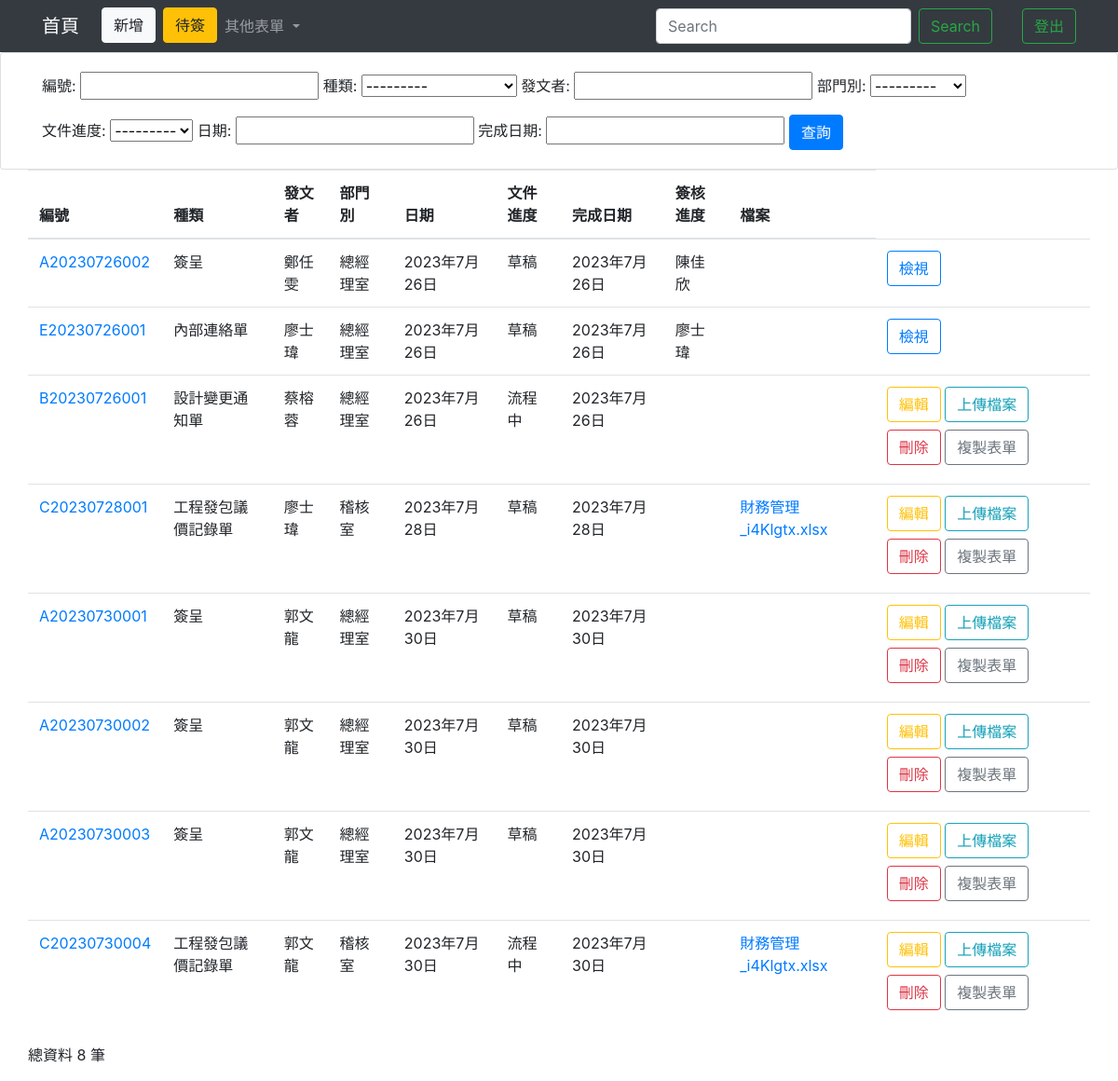
The page /homeIndex/ on the database as committed earlier.
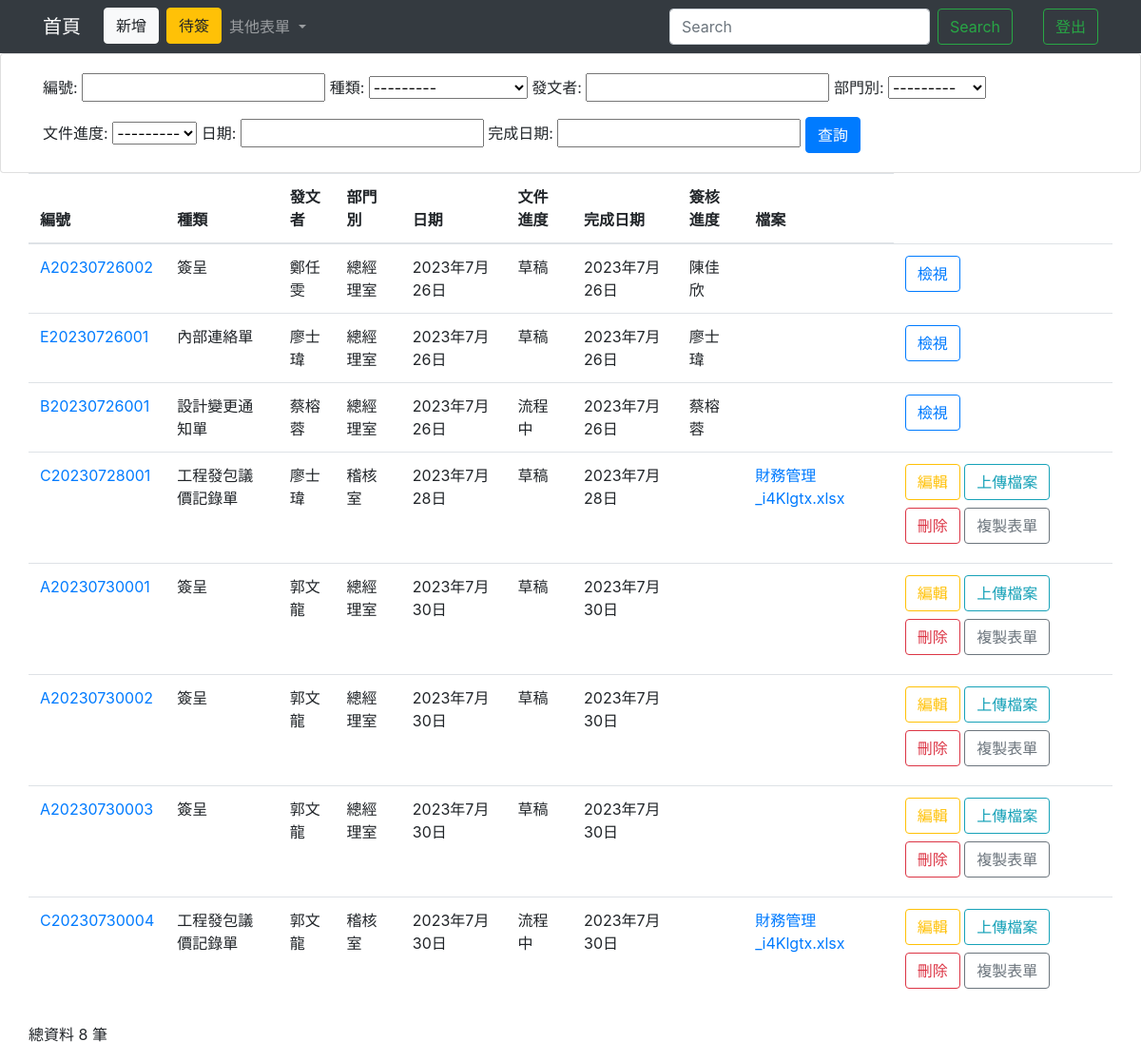
The same page on the database as committed later.
### testapp/models.py (models this page shows)
class Home(models.Model):
    TYPE = (("簽呈","簽呈"),("會議記錄","會議記錄"),("內部連絡單","內部連絡單"),
            ("工程發包議價記錄單","工程發包議價記錄單"),("設計變更通知單","設計變更通知單"))
    DEP = (("總經理室","總經理室"),("稽核室","稽核室"),("文管中心","文管中心"),
            ("管理部","管理部"),("業務設計部","業務設計部"),("廠務部","廠務部"))
    PRO = (("草稿","草稿"),("流程中","流程中"),("廢單","廢單"),("結案","結案"))
    REC = (("None","無"),("郭文龍","郭文龍"),("侯國興","侯國興"),("郭文河","郭文河"),("高晟琅","高晟琅"),("黃睿堂","黃睿堂"),("鄭任雯","鄭任雯"),("高麗華","高麗華"),("侯宗仁","侯宗仁"),("黃美禎","黃美禎"),("江水木","江水木"),("吳建進","吳建進"),("王韋盛","王韋盛"),("陳佳欣","陳佳欣"),("蔡孟亭","蔡孟亭"),("馮文明","馮文明"),("陳恆瑞","陳恆瑞"),("郭文欽","郭文欽"),("陳春能","陳春能"),("黃春北","黃春北"))
    cNumber = models.CharField(max_length=50, default='', null=False)
    cAuther = models.CharField(max_length=20, null=False)#姓名
    cDepartment = models.CharField(max_length=50,null=False, choices=DEP)#單位
    cType = models.CharField(max_length=10,default=" ",null=False, choices=TYPE)
    cProgress = models.CharField(max_length=20,null=False,default='',choices=PRO)
    cDate = models.DateField(null=False)#日期
    cEndDate = models.DateField(blank=True, null=True)
    cLock = models.CharField(max_length=5,null=False,default='否')
    cReceive  = models.CharField(max_length=20,blank=True,null=True,choices=REC)
    cFile = models.FileField(blank=True, null=True)

### testapp/views.py (the view)
# urls.py: path('homeIndex/',homeIndex),
def homeIndex(request):
    if request.user.is_authenticated:
        username=request.user.username
        authenticate=request.user.is_staff
        firstname = request.user.first_name
    if 'q' in request.GET:
        q = request.GET['q']
        multiple_q = Q(Q(cNumber__icontains=q) | Q(cType__icontains=q) | Q(cAuther__icontains=q) | Q(cProgress__icontains=q) | Q(cDate__icontains=q) | Q(cEndDate__icontains=q))
        all = Home.objects.filter(multiple_q)
    else:
        all = Home.objects.all().order_by("id")
        homeFilter = HomeFilter(request.GET, queryset=all)
        all = homeFilter.qs
    allHomeCount = len(all)
    return render(request, "homeIndex.html",locals())

### templates/homeIndex.html (shortened to what the changed rows need)
<!DOCTYPE html>
<html lang="en">
<head>
  <link rel="stylesheet" href="https://cdn.jsdelivr.net/npm/bootstrap@4.6.2/dist/css/bootstrap.min.css">
  {% load static %}
</head>
<body>
  <form action="." method="POST">
    <div class="container-lg">
      <div class="row">
        <table class="table">
          <thead>
            <th scope="col">編號</th>
            <th scope="col">種類</th>
            <th scope="col">發文者</th>
            <th scope="col">部門別</th>
            <th scope="col">日期</th>
            <th scope="col">文件進度</th>
            <th scope="col">完成日期</th>
            <th scope="col">簽核進度</th>
            <th scope="col">檔案</th>
          </thead>
          <tbody>
            {% for unit in all %}
            <tr>
              {% if unit.cType == "簽呈" %}
                <td><a href="/signView/{{unit.cNumber}}/">{{unit.cNumber}}</a> </td>
              {% elif unit.cType == "會議記錄" %}
                <td><a href="/meetingView/{{unit.cNumber}}/">{{unit.cNumber}}/a> </td>
              {% elif unit.cType == "內部連絡單" %}
                <td><a href="/contactView/{{unit.cNumber}}/">{{unit.cNumber}}</a></td>
              {% elif unit.cType == "工程發包議價記錄單" %}
                <td><a href="/contractView/{{unit.cNumber}}/">{{unit.cNumber}}</a></td>
              {% else %}
                <td><a href="/changeView/{{unit.cNumber}}/">{{unit.cNumber}}</a></td>
              {% endif %}
              <td>{{unit.cType}}</td>
              <td>{{unit.cAuther}}</td>
              <td>{{unit.cDepartment}}</td>
              <td>{{unit.cDate}}</td>
              <td>{{unit.cProgress}}</td>
              <td>{{unit.cEndDate}}</td>
              {% if unit.cReceive != "None" %}
                <td>{{unit.cReceive}}</td>
              {% else %}
              <td></td>
              {% endif %}
              {% if unit.cFile != None %}
                <td><a href="http://127.0.0.1:8000/media/{{unit.cFile}}" download>{{unit.cFile}}</a></td>
              {% else %}
                <td>{{unit.cFile}}</td>
              {% endif %}
              {% if unit.cLock == "否" %}
                {% if unit.cReceive == "None" %}
                <td>
                  <button type="button" class="btn btn-outline-warning mb-2" id="Detail/{{unit.cNumber}}" onclick="Detail(event)">編輯</button>
                  <button type="button" class="btn btn-outline-info mb-2" id="{{unit.id}}" onclick="Edit(event)">上傳檔案</button>
                  <button type="button" class="btn btn-outline-danger mb-2" id="{{unit.id}}" onclick="Delete(event)">刪除</button>
                  <button type="button" class="btn btn-outline-secondary mb-2" id="{{unit.cNumber}}" onclick="Copy(event)">複製表單</button>
                </td>
                {% else %}
                  {% if unit.cType == "簽呈" %}
                    <td>
                      <button type="button" class="btn btn-outline-primary" id="signView/{{unit.cNumber}}" onclick="View(event)">檢視</button>
                    </td>
                  {% elif unit.cType == "內部連絡單" %}
                    <td>
                      <button type="button" class="btn btn-outline-primary" id="contactView/{{unit.cNumber}}" onclick="View(event)">檢視</button>
                    </td>
                  {% elif unit.cType == "會議記錄" %}
                    <td>
                      <button type="button" class="btn btn-outline-primary" id="meetingView/{{unit.cNumber}}" onclick="View(event)">檢視</button>
                    </td>
                  {% elif unit.cType == "工程發包議價記錄單" %}
                    <td>
                      <button type="button" class="btn btn-outline-primary" id="contractView/{{unit.cNumber}}" onclick="View(event)">檢視</button>
                    </td>
                  {% else %}
                    <td>
                      <button type="button" class="btn btn-outline-primary" id="changeView/{{unit.cNumber}}" onclick="View(event)">檢視</button>
                    </td>
                  {% endif %}
                {% endif %}
              {% elif unit.cLock == "是" and authenticate == True %}
              <td>
                <button type="button" class="btn btn-outline-info" id="{{unit.id}}" onclick="Edit(event)">編輯</button>
              </td>
              {% endif %}
            </tr>
            {% endfor %}
          </tbody>
        </table>
      </div>
    </div>
  </form>
</body>
</html>

Rows that differ between the two databases and show on the page:
changed Home "設計變更通知單": cReceive (not shown) → "蔡榕蓉"; cReceive "編輯 上傳檔案 刪除 複製表單" → "檢視"
